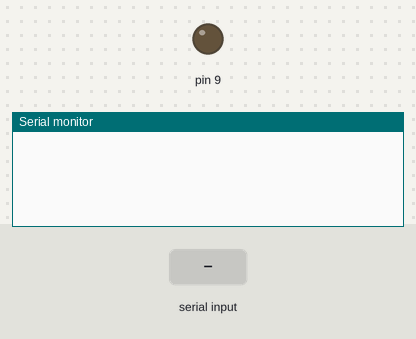
Bench run of a sketch on a simulated Arduino Uno, built with avr-gcc and run on an emulated ATmega328P. Shown: output pins drawn as LEDs (lit = HIGH), the last lines printed to the serial monitor. The inputs (shaded band) are chosen by the test bench. EEPROM starts erased.

Above: at 0.8 s.
0.9 s: "<?>" received over Serial
At 2.1 s:
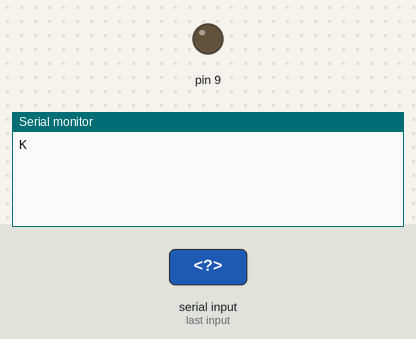
2.4 s: "<P>" received over Serial
At 3.4 s:
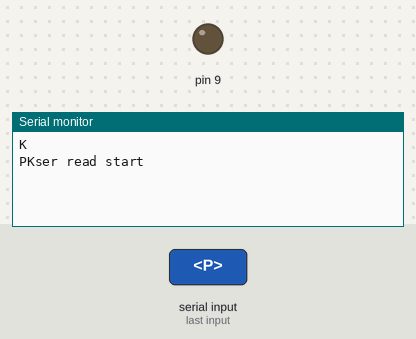

The sketch:

milestone1.ino
```cpp
#include <EEPROM.h>

char waitFor(char *k, int size, unsigned int pollTime=200, unsigned long timeOut=60e6) {
  //can wait for multiple inputs
  unsigned long timeNow = micros();
  char c = 0;
  int i = 0;
  for(;;) {
    delayMicroseconds(pollTime);
    if (Serial.available()) c = Serial.read();
    if (c == k[i]) return c;
    if (micros() - timeNow > timeOut) return 0;
    if (++i >= size) i = 0;
  }
}

byte* eRead(int size=EEPROM.length(), int address=0) {
  //read EEPROM; all memory read as byte array
  if (size > EEPROM.length() - address) return 0;
  byte data[EEPROM.length()];
  for (int i = 0; i < size; i++) {
    data[i] = EEPROM.read(i+address);
  }
  return data;
}

bool eWrite(byte *data, int size, int address=0) {
  //write to EEPROM
  if (size - address > EEPROM.length()) return false;
  for (int i = 0; i < size; i++) {
    EEPROM.write(i+address, data[i]);
  }
  return true;
}

void eClear() {
  //clear EEPROM ("empty" value is 255)
  Serial.begin(9600);
  for (int i = 0; i < EEPROM.length(); i++) {
    EEPROM.write(i, 255);
  }
}

void serReadStr() {
  //read string from serial. Format:
  //<x|x|...>
  //x represents 16 characters
  Serial.println("ser read start");
  delay(100);
  eClear();
  String str = "";
  char c = "";
  while (c != '<') {
    if (Serial.available()) c = Serial.read();
  }
  while (c != '>') {
    if (Serial.available()) {
      c = Serial.read();
      if (c == '|') Serial.print('K');
      else str += c;
    }
  }
  int len = str.length() - 1;
  byte data[len];
  for (int i = 0; i < len; i++) {
    data[i] = (byte) str[i];
  }
  eWrite(data, len); //temporary, for milestone 1
}

void serWriteStr() {
  //print string to Serial
  byte *data = eRead();
  char data2[EEPROM.length()];
  int i;
  for (i = 0; i < EEPROM.length(); i++) {
    if ((int) data[i] == 255) break;
    data2[i] = (char) data[i];
  }
  data2[i++] = 0;
  String str = ((String)data2).substring(0, i);
  //all above temporary, for milestone 1
  str = "<" + str + ">";
  Serial.println(str);
}

void startup() {
  //"reset" serial communication; read through buffer
  char k[1] = {'?'};
  while (!waitFor(k, 1));
  Serial.println('K');
}

void setup() {
  Serial.begin(9600);
  pinMode(9, OUTPUT);

  startup();

}

void loop() {
  char k[4] = {'P', 'G', 'Q', '?'};
  char c = 0;
  while (c == 0) {
    c = waitFor(k, 4);
  }
  Serial.print(c);
  Serial.print('K');
  if (c == '?') return; //re-sync communication if necessary
  if (c == 'P') serReadStr();
  else if (c == 'G') serWriteStr();
  startup();

}
```

Measured:
- after the input at 0.9 s, the serial monitor: prints a new line at once (image 1)
- after the input at 2.4 s, the serial monitor: prints a new line at once (image 2)
